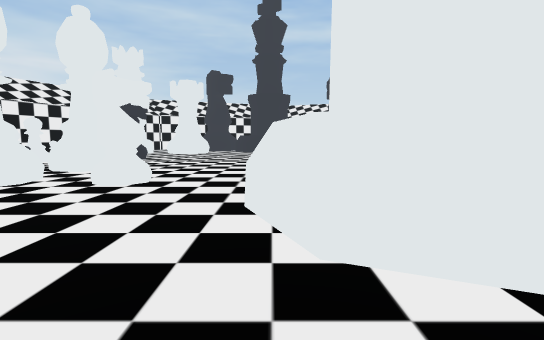
View 1 (above)

20 first-person views from a walk through a scene from a Unity 3-D project. The camera is 1.3 m above the floor, tilts 6° down and sees 85° across. The floor is counted in squares, 2 m on a side. Each view is taken from the middle of a square. On the plan, view 1 faces up. The plan holds only what a view shows up to about 9 squares ahead; the rest is blank. The place goes on beyond the plan. The player character is not drawn.

View 2
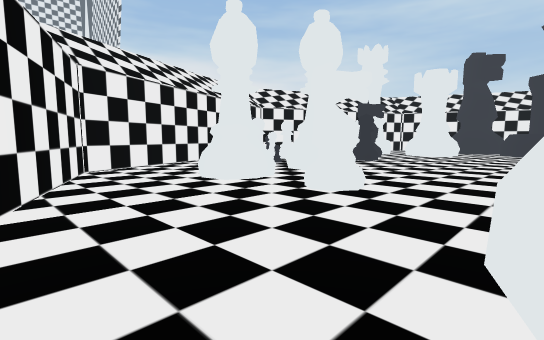

View 3
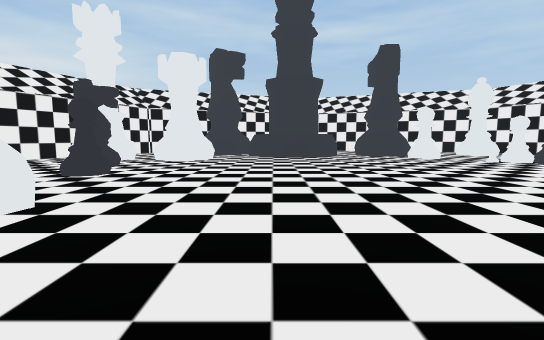

View 4
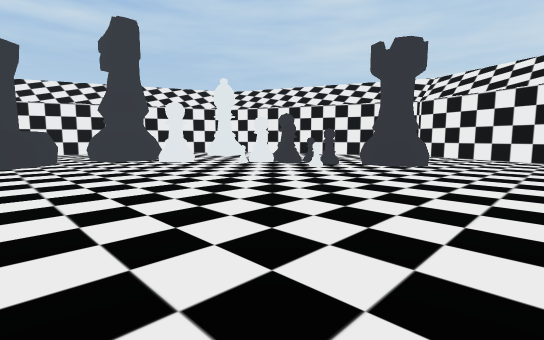

View 5
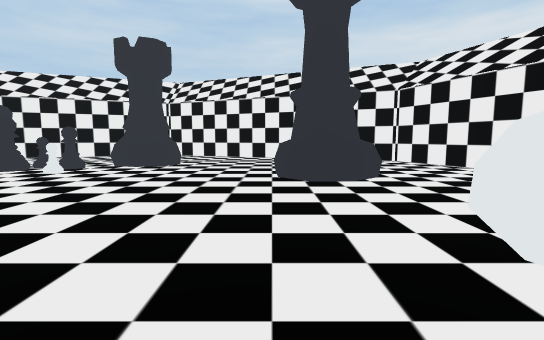

View 6
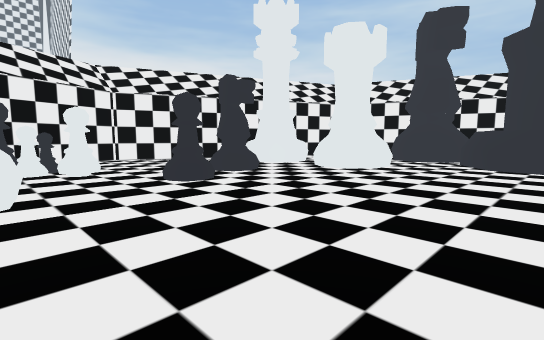

View 7
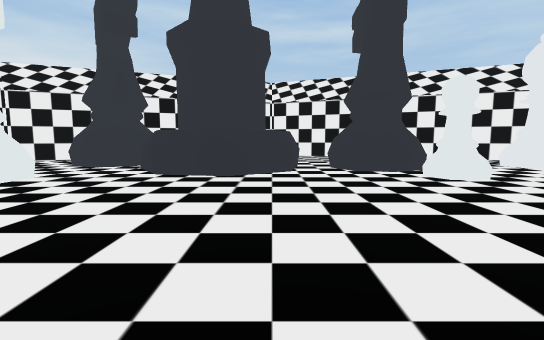

View 8
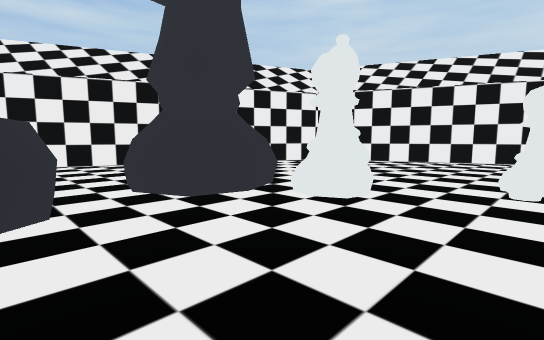

View 9
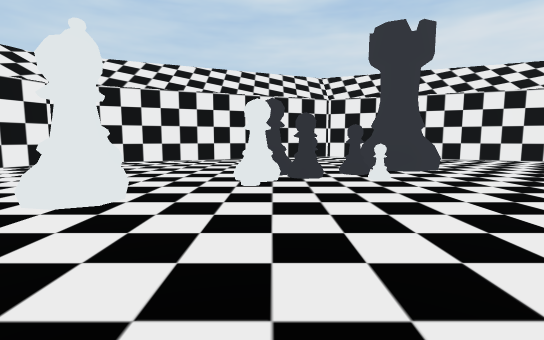

View 10
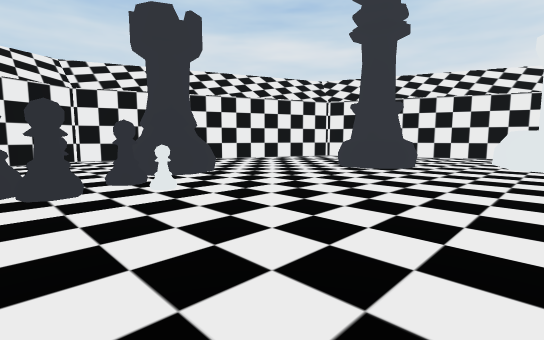

View 11
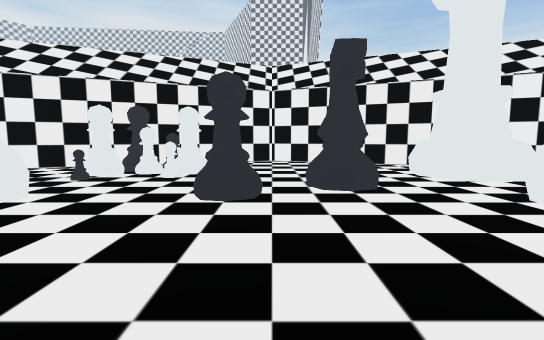

View 12
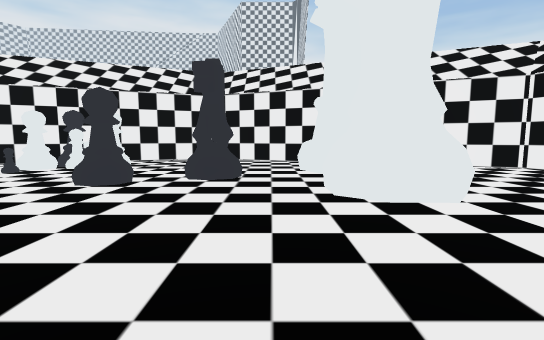

View 13
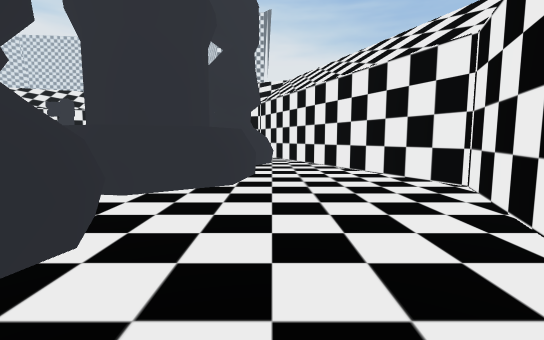

View 14
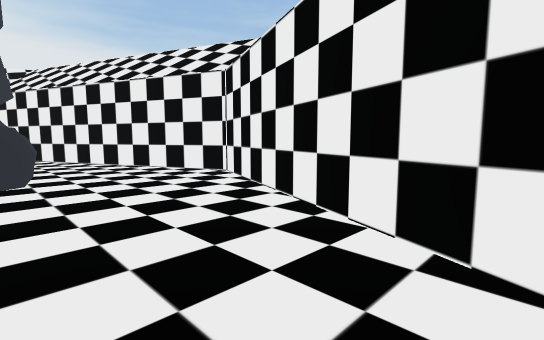

View 15
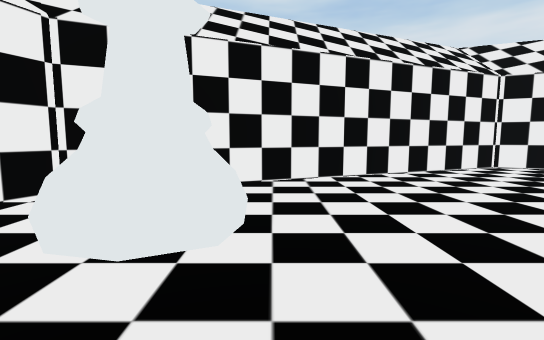

View 16
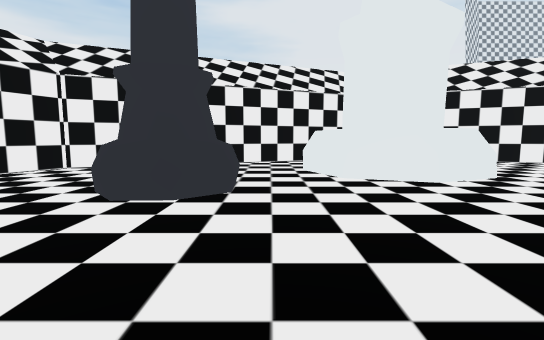

View 17
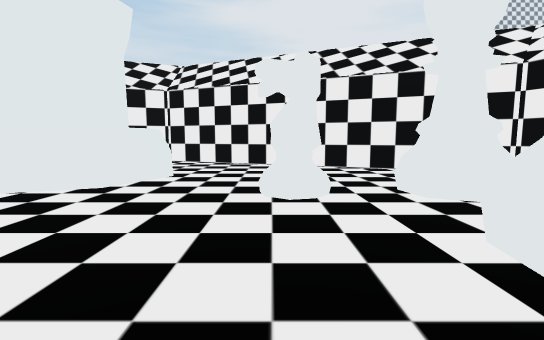

View 18
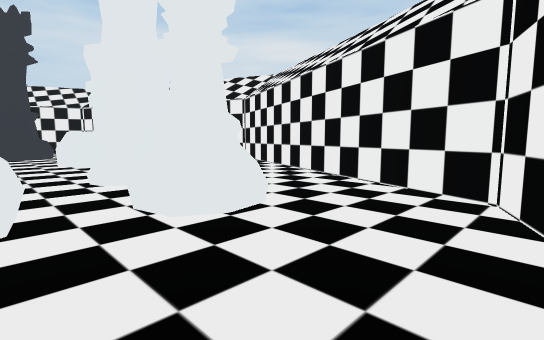

View 19
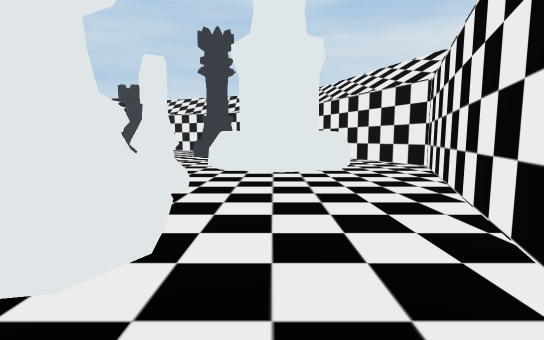

View 20
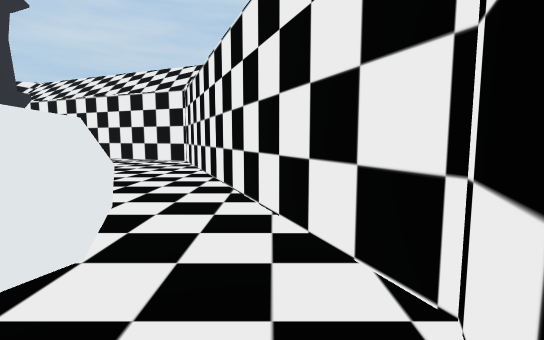

### Floor plan
Ten units are one square. View 1 is at (0, 0); x grows to the right and y downward. Boxes are objects, and circles mark ways between rooms. Rooms are numbered by the first view taken in them; rooms with no view inside come last. Other rooms are left out.
<svg viewBox="-102 -212 224 224">
<path fill="none" stroke="#000" d="M-8 -1 10 7 27 0M25 -15 13 -13 2 -20M28 -14 14 -10 3 -16M7 -153 0 -149M34 -148 26 -150 23 -160M41 -150 33 -148M39 -152 33 -150M25 -165 35 -168M51 -44 48 -49 48 -54 52 -57 57 -56 60 -52M-31 -157 -39 -163M-3 -30 4 -42 17 -46 29 -40 33 -27M50 -41 45 -48 45 -55 51 -59 58 -59 63 -52M-19 -166 -24 -159 -30 -157 -36 -163M-2 -175 9 -171 15 -160 10 -148 -1 -143 -12 -147 -18 -159M-62 -125 -70 -128M-4 -177 10 -174 17 -162 13 -148 1 -141 -12 -145 -19 -157M8 -21 5 -29 9 -36 16 -38M-57 -142 -54 -134 -56 -128 -63 -126M-59 -139 -57 -135 -59 -130 -63 -129M1 -17 -2 -28 6 -41 18 -44 29 -37 31 -25M3 -16 0 -31M-29 -180 -22 -175M27 0 85 -25 117 -100 85 -175 10 -207 -65 -175 -97 -100 -65 -25 -8 -1M26 -150 25 -154M42 -151 34 -148M-31 -157 -36 -160M-56 -128 -62 -125M-30 -180 -24 -177"/>
<rect x="-75" y="-75" width="10" height="10" fill="#bbb"><title>other object</title></rect>
<rect x="-75" y="-85" width="10" height="10" fill="#bbb"><title>other object</title></rect>
<rect x="-65" y="-75" width="10" height="10" fill="#bbb"><title>other object</title></rect>
<rect x="-65" y="-85" width="10" height="10" fill="#bbb"><title>other object</title></rect>
<rect x="-55" y="-55" width="20" height="20" fill="#bbb"><title>other object</title></rect>
<rect x="-55" y="-115" width="10" height="10" fill="#bbb"><title>other object</title></rect>
<rect x="-45" y="-75" width="10" height="20" fill="#bbb"><title>other object</title></rect>
<rect x="-45" y="-105" width="10" height="20" fill="#bbb"><title>other object</title></rect>
<rect x="-45" y="-145" width="20" height="20" fill="#bbb"><title>other object</title></rect>
<rect x="-25" y="-55" width="10" height="20" fill="#bbb"><title>other object</title></rect>
<rect x="35" y="-145" width="10" height="10" fill="#bbb"><title>other object</title></rect>
<rect x="45" y="-125" width="10" height="10" fill="#bbb"><title>other object</title></rect>
<rect x="55" y="-105" width="10" height="10" fill="#bbb"><title>other object</title></rect>
<rect x="55" y="-115" width="10" height="10" fill="#bbb"><title>other object</title></rect>
<rect x="55" y="-125" width="10" height="10" fill="#bbb"><title>other object</title></rect>
<rect x="65" y="-105" width="20" height="20" fill="#bbb"><title>other object</title></rect>
<rect x="65" y="-105" width="10" height="10" fill="#bbb"><title>other object</title></rect>
<rect x="65" y="-115" width="10" height="10" fill="#bbb"><title>other object</title></rect>
<rect x="65" y="-125" width="10" height="10" fill="#bbb"><title>other object</title></rect>
<rect x="65" y="-165" width="20" height="10" fill="#bbb"><title>other object</title></rect>
<circle cx="-10" cy="-10" r="3" fill="#2a7"/>
<text x="10" y="0">1</text>
<text x="10" y="-100">2</text>
</svg>
Room 1 opens to room 2.

Where each view was taken, in squares from view 1:
view 1: 0 up, 0 right, facing up
view 2: 1 up, 0 right, facing up-left
view 3: 4 up, 1 left, facing up
view 4: 6 up, 0 right, facing up-right
view 5: 6 up, 0 right, facing right
view 6: 7 up, 0 right, facing up-left
view 7: 9 up, 1 right, facing up
view 8: 12 up, 1 right, facing up-right
view 9: 12 up, 1 right, facing right
view 10: 12 up, 2 right, facing down-right
view 11: 10 up, 1 left, facing left
view 12: 12 up, 0 right, facing left
view 13: 18 up, 5 right, facing left
view 14: 17 up, 6 right, facing up-left
view 15: 15 up, 5 right, facing right
view 16: 9 up, 4 right, facing down
view 17: 8 up, 2 left, facing down
view 18: 6 up, 7 left, facing down-right
view 19: 3 up, 6 left, facing right
view 20: 0 up, 0 right, facing right
